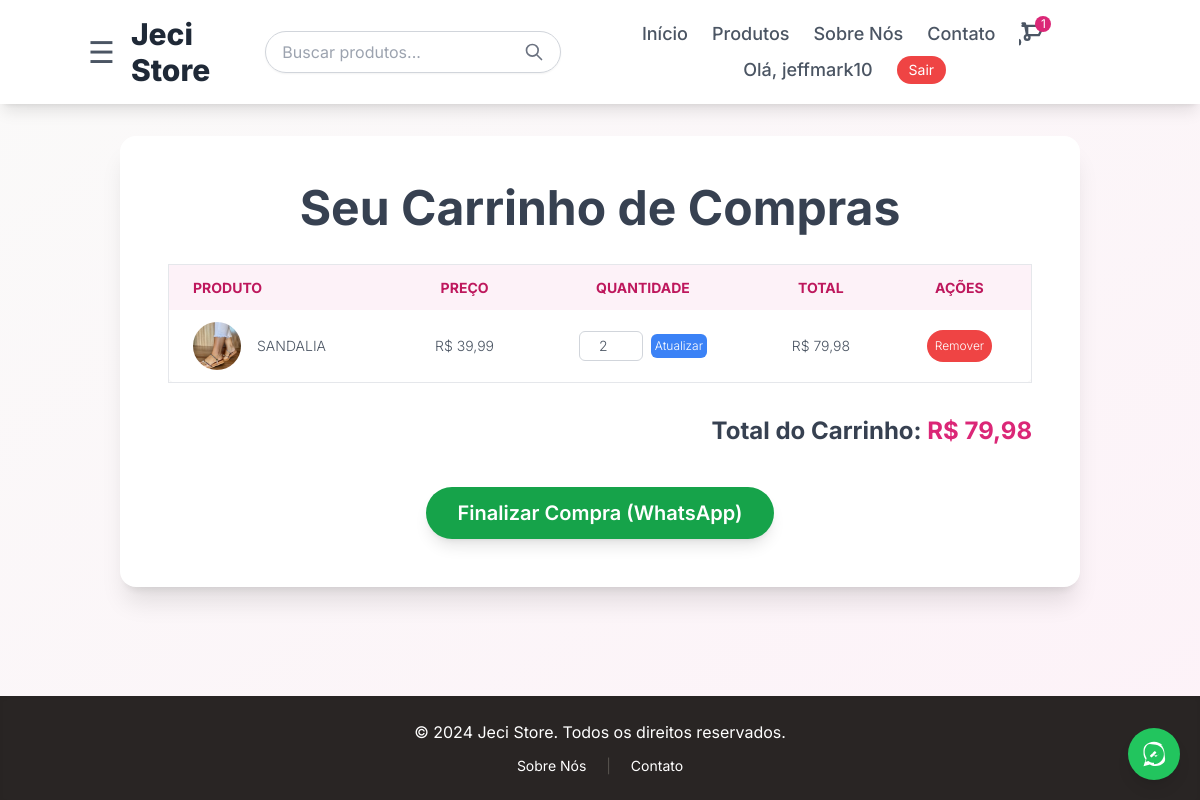
/store/carrinho/ (signed in), run on an earlier commit of the app's database.
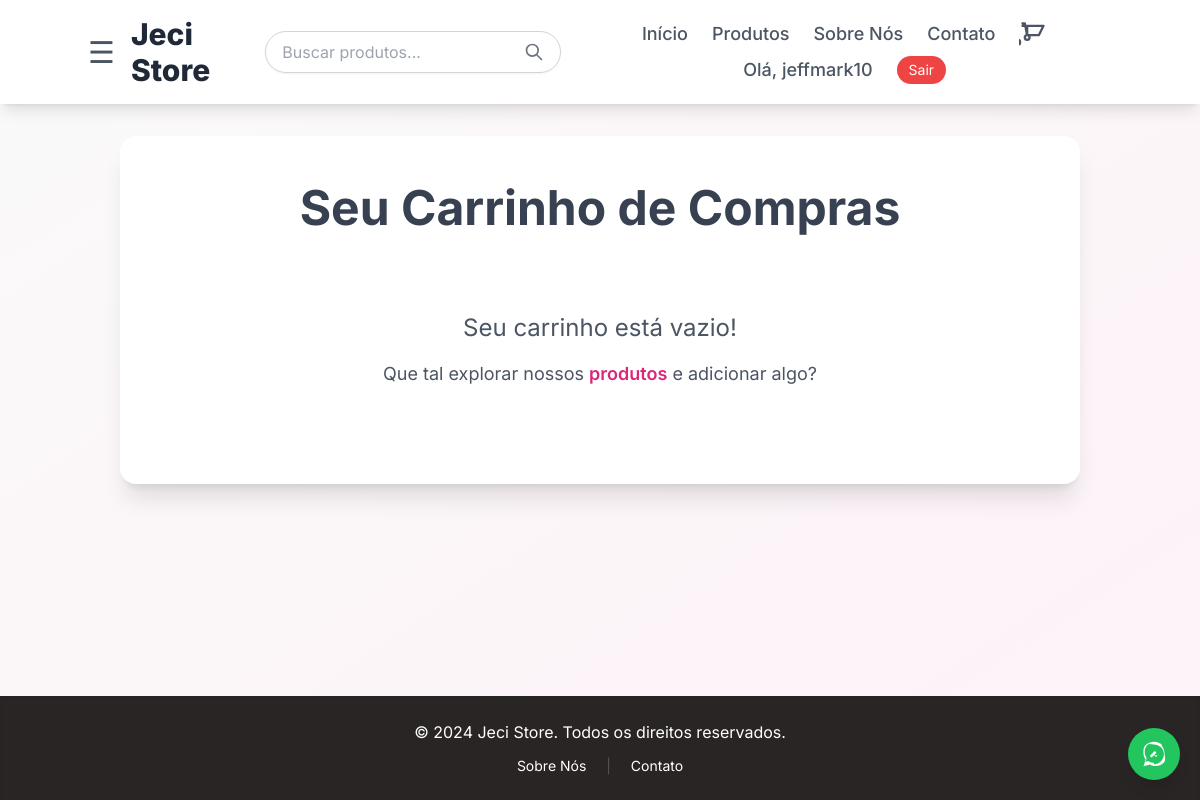
And on a later commit of the database.
### store/models.py (models this page shows, shortened)
class CartItem(models.Model):
    cart = models.ForeignKey(Cart, on_delete=models.CASCADE, related_name='items', verbose_name="Carrinho")
    product = models.ForeignKey(Product, on_delete=models.CASCADE, verbose_name="Produto")
    quantity = models.PositiveIntegerField(default=1, verbose_name="Quantidade")
    added_at = models.DateTimeField(auto_now_add=True, verbose_name="Adicionado Em")
    class Meta:
        verbose_name_plural = "Itens do Carrinho"
        unique_together = ('cart', 'product')
    def get_total_price(self):
        return self.quantity * self.product.price

class Product(models.Model):
    name = models.CharField(max_length=200, verbose_name="Nome do Produto")
    description = models.TextField(verbose_name="Descrição")
    price = models.DecimalField(max_digits=10, decimal_places=2, verbose_name="Preço")
    image = models.ImageField(
        upload_to='products/',
        blank=True,
        null=True,
        verbose_name="Imagem do Produto"
    )
    category = models.ForeignKey(
        Category,
        on_delete=models.SET_NULL,
        null=True,
        blank=True,
        related_name='products', # Permite acessar produtos de uma categoria.
        verbose_name="Categoria"
    )
    seller = models.ForeignKey(
        User,
        on_delete=models.SET_NULL,
        null=True,
        blank=True,
        related_name='products_listed', # Permite acessar os produtos listados por um usuário.
        verbose_name="Vendedor"
    )
    stock = models.PositiveIntegerField(default=0, verbose_name="Estoque")
    tracking_code = models.CharField(
        max_length=50,
        blank=True,
        null=True,
        unique=True, # Garante que cada código de rastreamento seja único
        verbose_name="Código de Rastreamento"
    )
    is_featured = models.BooleanField(default=False, verbose_name="Destaque na Home")
    created_at = models.DateTimeField(auto_now_add=True, verbose_name="Criado Em")
    updated_at = models.DateTimeField(auto_now=True, verbose_name="Atualizado Em")
    class Meta:
        verbose_name_plural = "Produtos"
        ordering = ['name']

class Cart(models.Model):
    user = models.OneToOneField(User, on_delete=models.CASCADE, null=True, blank=True, verbose_name="Usuário")
    session_key = models.CharField(max_length=40, null=True, blank=True, unique=True, verbose_name="Chave de Sessão")
    created_at = models.DateTimeField(auto_now_add=True, verbose_name="Criado Em")
    updated_at = models.DateTimeField(auto_now=True, verbose_name="Atualizado Em")
    class Meta:
        verbose_name_plural = "Carrinhos"
        ordering = ['-created_at']
    def get_total_price(self):
        return sum(item.get_total_price() for item in self.items.all())

### store/views.py (the view)
# urls.py: path('carrinho/', views.view_cart, name='view_cart'),
def view_cart(request):
    cart = get_or_create_cart(request)
    categories = get_categories_tree()
    context = {
        'cart': cart,
        'page_title': 'Seu Carrinho',
        'categories': categories,
    }
    return render(request, 'cart.html', context)

### store/context_processors.py (called while the page is built, shortened)
def cart_items_count(request):
    cart_count = 0
    if request.user.is_authenticated:
        if hasattr(request.user, 'cart'):
            cart_count = request.user.cart.items.count()
    return {'cart_items_count': cart_count}

### store/views.py (called while the page is built, shortened)
def get_categories_tree():
    root_categories = Category.objects.filter(parent__isnull=True).prefetch_related('children')
    return root_categories

def get_or_create_cart(request):
    session_key = request.session.session_key
    if not session_key:
        request.session.save() # Garante que uma session_key exista
        session_key = request.session.session_key # Pega a chave recém-criada
    if request.user.is_authenticated:
        user_cart, user_cart_created = Cart.objects.get_or_create(user=request.user)
        session_cart = None
        if 'cart_id' in request.session:
            try:
                session_cart = Cart.objects.get(id=request.session['cart_id'], session_key=session_key)
            except Cart.DoesNotExist:
                del request.session['cart_id']
                session_cart = None
        return user_cart

### templates/cart.html (shortened to what this page needs)
{% extends 'base.html' %}
{% block content %}
    <div class="bg-white rounded-2xl shadow-xl p-8 lg:p-12 animate-fade-in">
        <h1 class="text-4xl lg:text-5xl font-bold text-gray-700 mb-8 text-center leading-tight">Seu Carrinho de Compras</h1>
        {% if cart.items.all %}
            <div class="overflow-x-auto">
                <table class="min-w-full bg-white border border-gray-200 rounded-lg shadow-sm">
                    <thead>
                        <tr class="bg-pink-50 text-pink-700 uppercase text-sm leading-normal">
                            <th class="py-3 px-6 text-left">Produto</th>
                            <th class="py-3 px-6 text-center">Preço</th>
                            <th class="py-3 px-6 text-center">Quantidade</th>
                            <th class="py-3 px-6 text-center">Total</th>
                            <th class="py-3 px-6 text-center">Ações</th>
                        </tr>
                    </thead>
                    <tbody class="text-gray-600 text-sm font-light">
                        {% for item in cart.items.all %}
                            <tr class="border-b border-gray-200 hover:bg-gray-50">
                                <td class="py-3 px-6 text-left whitespace-nowrap">
                                    <div class="flex items-center">
                                        {% if item.product.image %}
                                            <img class="w-12 h-12 rounded-full object-cover mr-4" src="{{ item.product.image.url }}" alt="{{ item.product.name }}">
                                        {% else %}
                                            <img class="w-12 h-12 rounded-full object-cover mr-4" src="https://placehold.co/50x50/cccccc/ffffff?text=Img" alt="Sem Imagem">
                                        {% endif %}
                                        <span>{{ item.product.name }}</span>
                                    </div>
                                </td>
                                <td class="py-3 px-6 text-center">R$ {{ item.product.price|floatformat:2 }}</td>
                                <td class="py-3 px-6 text-center">
                                    <form action="{% url 'store:update_cart_item' item.id %}" method="POST" class="flex items-center justify-center gap-2">
                                        <input type="number" name="quantity" value="{{ item.quantity }}" min="1" max="{{ item.product.stock }}" class="w-16 p-1 border border-gray-300 rounded-md text-center focus:outline-none focus:ring-1 focus:ring-pink-500" {% if item.product.stock == 0 %}disabled{% endif %}>
                                        <button type="submit" class="bg-blue-500 text-white p-1 rounded-md hover:bg-blue-600 transition duration-200 text-xs" {% if item.product.stock == 0 %}disabled{% endif %}>Atualizar</button>
                                    </form>
                                </td>
                                <td class="py-3 px-6 text-center">R$ {{ item.get_total_price|floatformat:2 }}</td>
                                <td class="py-3 px-6 text-center">
                                    <form action="{% url 'store:remove_from_cart' item.id %}" method="POST" class="inline-block">
                                        <button type="submit" class="bg-red-500 text-white p-2 rounded-full hover:bg-red-600 transition duration-200 text-xs">
                                            Remover
                                        </button>
                                    </form>
                                </td>
                            </tr>
                        {% endfor %}
                    </tbody>
                </table>
            </div>
            <div class="flex justify-end mt-8">
                <div class="text-right text-2xl font-bold text-gray-700">
                    Total do Carrinho: <span class="text-pink-600">R$ {{ cart.get_total_price|floatformat:2 }}</span>
                </div>
            </div>
            <div class="flex justify-center mt-10">
                <a href="{% url 'store:checkout_whatsapp' %}" class="bg-green-600 text-white py-3 px-8 rounded-full text-xl font-semibold hover:bg-green-700 transition duration-300 shadow-lg transform hover:-translate-y-1">
                    Finalizar Compra (WhatsApp)
                </a>
            </div>
        {% else %}
            <div class="text-center text-gray-600 py-12">
                <p class="text-2xl mb-4">Seu carrinho está vazio!</p>
                <p class="text-lg">Que tal explorar nossos <a href="{% url 'store:product_list' %}" class="text-pink-600 hover:underline font-semibold">produtos</a> e adicionar algo?</p>
            </div>
        {% endif %}
    </div>
{% endblock %}

### templates/base.html (shortened to what this page needs)
<!DOCTYPE html>
<html lang="pt-br">
<head>
    <script src="https://cdn.tailwindcss.com"></script>
</head>
<body class="bg-gradient-to-br from-stone-50 to-pink-50 flex flex-col min-h-screen text-gray-700">
    <div id="main-content-wrapper" class="flex flex-col min-h-screen transition-all duration-500 ease-in-out">
        <header class="bg-white shadow-lg p-4 sticky top-0 z-50">
            <nav class="container mx-auto flex flex-col sm:flex-row justify-between items-center">
                <div class="flex items-center mb-2 sm:mb-0">
                    <span class="text-gray-600 text-3xl cursor-pointer mr-4" onclick="openNav()">&#9776;</span>
                    <a href="{% url 'home' %}" class="text-3xl font-extrabold text-gray-800">Jeci Store</a>
                </div>
                <div class="hidden md:block flex-grow mx-4">
                    <form action="{% url 'store:product_list' %}" method="GET" class="flex items-center border border-gray-300 rounded-full px-4 py-2 shadow-sm focus-within:ring-2 focus-within:ring-pink-500">
                        <input type="text" name="q" placeholder="Buscar produtos..." class="flex-grow outline-none bg-transparent text-gray-700" value="{{ request.GET.q|default:'' }}">
                        <button type="submit" class="text-gray-500 hover:text-pink-600 ml-2">
                            <svg xmlns="http://www.w3.org/2000/svg" class="h-5 w-5" fill="none" viewBox="0 0 24 24" stroke="currentColor" stroke-width="2">
                                <path stroke-linecap="round" stroke-linejoin="round" d="M21 21l-6-6m2-5a7 7 0 11-14 0 7 7 0 0114 0z" />
                            </svg>
                        </button>
                    </form>
                </div>
                <div class="flex flex-wrap justify-center gap-x-6 gap-y-2 text-lg items-center">
                    <a href="{% url 'home' %}" class="text-gray-600 hover:text-pink-600 font-medium transition duration-200">Início</a>
                    <a href="{% url 'store:product_list' %}" class="text-gray-600 hover:text-pink-600 font-medium transition duration-200">Produtos</a>
                    <a href="{% url 'store:about' %}" class="text-gray-600 hover:text-pink-600 font-medium transition duration-200">Sobre Nós</a>
                    <a href="{% url 'store:contact' %}" class="text-gray-600 hover:text-pink-600 font-medium transition duration-200">Contato</a>
                    <a href="{% url 'store:view_cart' %}" class="relative text-gray-600 hover:text-pink-600 transition duration-200">
                        <svg xmlns="http://www.w3.org/2000/svg" class="h-7 w-7" fill="none" viewBox="0 0 24 24" stroke="currentColor" stroke-width="2">
                            <path stroke-linecap="round" stroke-linejoin="round" d="M3 3h2l.4 2M7 13h10l4-8H5.4M7 13L5.4 5H3m4 8V5m0 8a2 2 0 100 4m0-4a2 2 0 110 4m-8 0a2 2 0 100 4m0-4a2 2 0 110 4" />
                        </svg>
                        {% if cart_items_count > 0 %}
                            <span class="absolute -top-1 -right-1 bg-pink-600 text-white text-xs rounded-full h-4 w-4 flex items-center justify-center">{{ cart_items_count }}</span>
                        {% endif %}
                    </a>
                    {% if user.is_authenticated %}
                        <a href="{% url 'store:user_profile' %}" class="text-gray-600 hover:text-pink-600 font-medium transition duration-200">Olá, {{ user.username }}</a>
                        <a href="{% url 'logout' %}" class="bg-red-500 text-white py-1 px-3 rounded-full text-sm hover:bg-red-600 transition duration-200">Sair</a>
                    {% else %}
                        <a href="{% url 'login' %}" class="text-gray-600 hover:text-pink-600 font-medium transition duration-200">Entrar</a>
                        <a href="{% url 'store:signup' %}" class="bg-pink-600 text-white py-1 px-3 rounded-full text-sm hover:bg-pink-700 transition duration-200">Registrar</a>
                    {% endif %}
                </div>
            </nav>
        </header>
        <main class="flex-grow container mx-auto p-4 md:p-8">
            {% block content %}{% endblock %}
        </main>
        <footer class="bg-stone-800 text-white p-6 mt-12 shadow-inner">
            <div class="container mx-auto text-center">
                <p class="text-sm md:text-base">&copy; 2024 Jeci Store. Todos os direitos reservados.</p>
                <div class="mt-3 text-xs md:text-sm space-x-4">
                    <a href="{% url 'store:about' %}" class="hover:text-pink-300 transition duration-200">Sobre Nós</a>
                    <span class="text-stone-600">|</span>
                    <a href="{% url 'store:contact' %}" class="hover:text-pink-300 transition duration-200">Contato</a>
                </div>
            </div>
        </footer>
    </div>
    <a href="https://wa.me/5511999999999?text=Olá,%20gostaria%20de%20saber%20mais%20sobre%20a%20Jeci%20Store!"
       target="_blank"
       class="fixed bottom-5 right-5 z-50 bg-green-500 text-white p-3 rounded-full shadow-lg flex items-center justify-center transition duration-300 transform hover:scale-110 hover:bg-green-600">
    </a>
</body>
</html>

### templates/base.html (style rules this page uses)
body { font-family: 'Inter', sans-serif; }
.animate-fade-in { animation: fadeIn 0.6s ease-out forwards; }

What changed in the data, as far as the page shows it:
removed CartItem: product.image (picture), product.name "SANDALIA", product.price "39,99", quantity "2", get_total_price "79,98"
no longer on this page (row unchanged): Cart: get_total_price "79,98"
Also different on the page:
{{ cart_items_count }}: "1" → (not shown)
text no longer shown: "PRODUTO PREÇO QUANTIDADE TOTAL AÇÕES Total do Carrinho: R$ Finalizar Compra (WhatsApp)"
text now shown: "Seu carrinho está vazio! Que tal explorar nossos produtos e adicionar algo?"
